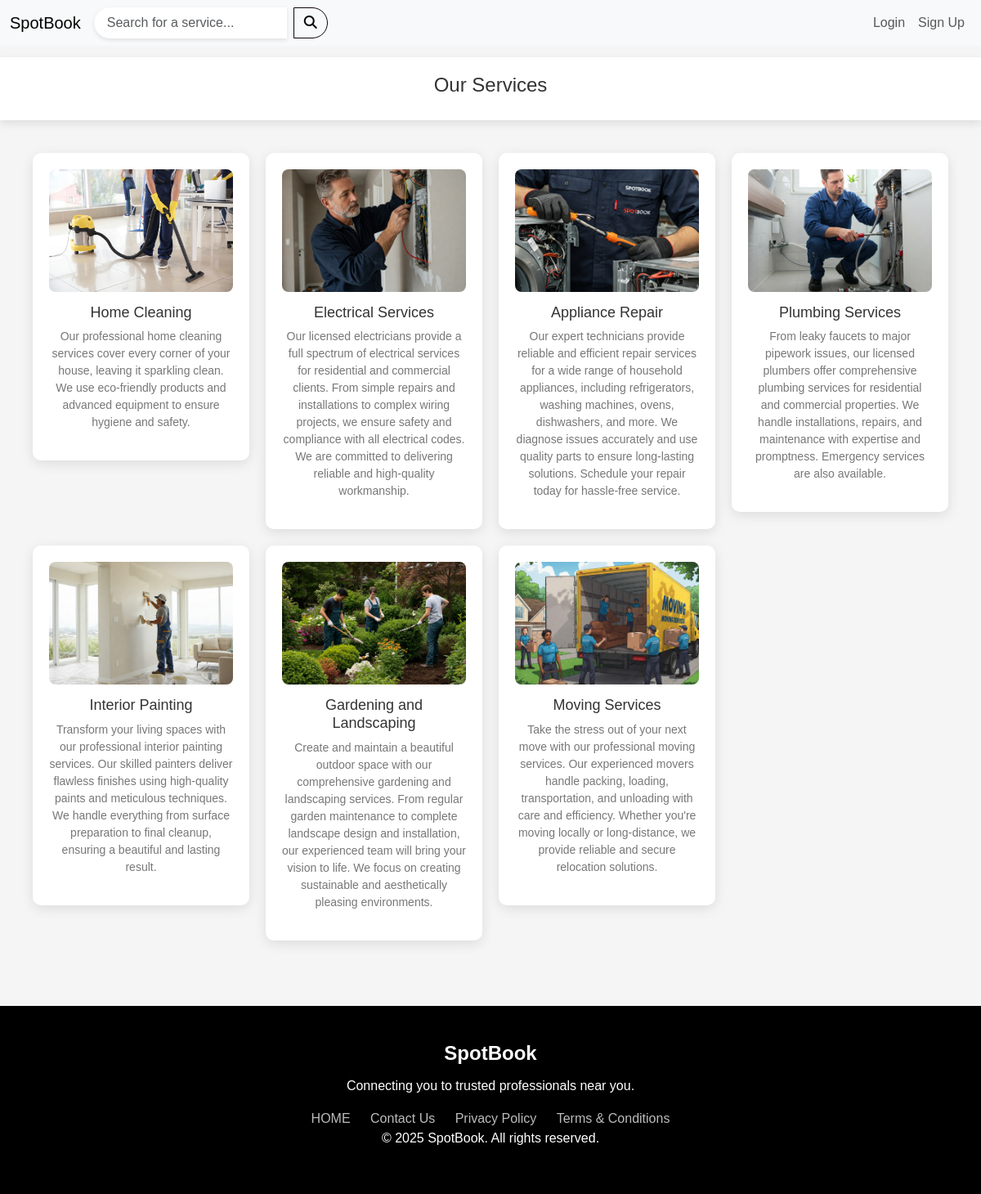
/services, run on the app's committed database.
### core/models.py (models this page shows, shortened)
class Category(models.Model):
    name = models.CharField(max_length=100)  # e.g., Plumbing, Electrician
    category_image = models.ImageField(upload_to='category_images/', blank=True)
    description = models.TextField(blank=True)
    price_range = models.CharField(max_length=100, blank=True)
    included_services = models.TextField(blank=True)

### core/views.py (the view)
# urls.py: path('services', services, name='services'),  # Added services URL pattern
def services(request):
    query = request.GET.get('q', '')
    if query:
        categories = Category.objects.filter(name__icontains=query)
        subcategories = SubCategory.objects.filter(name__icontains=query)
    else:
        categories = Category.objects.all()
        subcategories = SubCategory.objects.all()  # Fetch all subcategories
    return render(request, 'services.html', {'categories': categories, 'subcategories': subcategories, 'query': query})  # Pass subcategories to the template

### templates/services.html (shortened to what this page needs)
{% extends 'base.html' %}
{% load static %}
{% block content %}
<link rel="stylesheet" href="{% static 'services.css' %}">
<body>
  <header>
    <h1 style="display: flex; justify-content: center; align-items: center; text-align: center;">Our Services</h1>
  </header>
  <section class="services-grid" id="servicesGrid">
    {% for category in categories %}
      <a href="{% url 'book_service_detail' 'category' category.id %}" class="service-link">
        <div class="service-card">
          <img src="{{ category.category_image.url }}" alt="{{ category.name }}">
          <h3>{{ category.name }}</h3>
          <p>{{ category.description }}</p>
        </div>
      </a>
    {% endfor %}
  </section>
</body>
</html>
{% endblock %}

### templates/base.html (shortened to what this page needs)
{% load static %}
<!DOCTYPE html>
<html lang="en">
<head>
    <link rel="stylesheet" href="https://cdnjs.cloudflare.com/ajax/libs/font-awesome/6.5.0/css/all.min.css" />
    <link href="https://cdn.jsdelivr.net/npm/bootstrap@5.3.0/dist/css/bootstrap.min.css" rel="stylesheet">
</head>
<body>
    <nav class="navbar navbar-expand-lg navbar-light bg-light fixed-top">
        <div class="container-fluid">
            <a class="navbar-brand" href="{% url 'home' %}">SpotBook</a>
            <div class="search">
                <form class="d-flex search-bar" method="get" action="{% url 'services' %}">
                    <input type="text" id="serviceSearch" name="q" placeholder="Search for a service..." class="form-control me-2" aria-label="Search" />
                    <button type="submit" class="btn btn-outline-success search-btn">
                    <i class="fa fa-search"></i>
                    </button>
                </form>
            </div>
            <div class="collapse navbar-collapse" id="navbarNav">
                <ul class="navbar-nav ms-auto">
                    {% if user.is_authenticated %}
                        <li class="nav-item">
                            <a class="nav-link" href="{% url 'home' %}">Home</a>
                        </li>
                        <li class="nav-item">
                            <a class="nav-link" href="{% url 'user_dashboard' %}">User Dashboard</a>
                        </li>
                        {% if user.workerprofile %}
                            <li class="nav-item">
                                <a class="nav-link" href="{% url 'worker_dashboard' %}">Worker Dashboard</a>
                            </li>
                        {% endif %}
                        <li class="nav-item">
                            <a class="nav-link" href="{% url 'logout' %}">Logout</a>
                        </li>
                    {% else %}
                        <li class="nav-item">
                            <a class="nav-link" href="{% url 'login' %}">Login</a>
                        </li>
                        <li class="nav-item">
                            <a class="nav-link" href="{% url 'user_signup' %}">Sign Up</a>
                        </li>
                    {% endif %}
                </ul>
            </div>
        </div>
    </nav>
    <div style="padding-top: 70px;">
        {% block content %}
        {% endblock %}
        <footer class="footer-section">
            <div class="footer-title">SpotBook</div>
            <p>Connecting you to trusted professionals near you.</p>
            <div class="footer-links">
              <a href="{% url 'home' %}">HOME</a>
              <a href="{% url 'contact' %}">Contact Us</a>
              <a href="{% url 'privacy' %}">Privacy Policy</a>
              <a href="{% url 'terms' %}">Terms & Conditions</a>
            </div>
            <p>&copy; 2025 SpotBook. All rights reserved.</p>
        </footer>
    </body>
</html>

### static/services.css (style rules this page uses)
body { font-family: 'Poppins', sans-serif; background-color: #f5f5f5; margin: 0; padding: 0; }
header { background-color: #ffffff; padding: 20px; display: flex; align-items: center; justify-content: center; box-shadow: 0 4px 10px rgba(0, 0, 0, 0.1); }
header h1 { font-size: 24px; color: #333; }
.services-grid { display: grid; grid-template-columns: repeat(auto-fit, minmax(250px, 1fr)); gap: 20px; padding: 40px; }
.service-card { background-color: white; border-radius: 10px; box-shadow: 0 4px 15px rgba(0, 0, 0, 0.1); padding: 20px; transition: transform 0.2s ease; text-align: center; }
.service-card img { width: 100%; height: 150px; border-radius: 8px; object-fit: cover; }
.service-card h3 { margin-top: 15px; font-size: 18px; color: #333; }
.service-card p { font-size: 14px; color: #777; }
.service-link { text-decoration: none; color: inherit; display: block; transition: transform 0.2s ease; }
.footer-section { padding: 40px 20px; background-color: #000; color: white; text-align: center; margin-top: 40px; }
.footer-title { font-weight: bold; font-size: 24px; margin-bottom: 10px; }
.footer-links a { color: #bbb; text-decoration: none; margin: 0 10px; transition: color 0.3s ease; }

### templates/base.html (style rules this page uses)
.search-bar input.form-control { border-radius: 20px 0 0 20px; border: 1.5px solid rgb(255, 255, 255); padding-left: 15px; font-size: 1rem; box-shadow: 0 2px 5px rgba(0,0,0,0.1); transition: border-color 0.3s ease, box-shadow 0.3s ease; margin-right: 0; }
.search-bar button.search-btn { border-radius: 0 20px 20px 0; border: 1.5px solid rgb(15, 6, 6); color:rgb(5, 4, 4); transition: background-color 0.3s ease, color 0.3s ease; margin-left: 0; }

### data on the page
Category: category_image (picture), name "Home Cleaning", description "Our professional home cleaning services cover every corner of your house, leaving it sparkling clean. We use eco-friendly products and advanced equipment to ensure hygiene and safety."
Category: category_image (picture), name "Electrical Services", description "Our licensed electricians provide a full spectrum of electrical services for residential and commercial clients. From simple repairs and installations to complex wiring projects, we ensure safety and compliance with all electrical codes. We are committed to delivering reliable and high-quality workmanship."
Category: category_image (picture), name "Appliance Repair", description "Our expert technicians provide reliable and efficient repair services for a wide range of household appliances, including refrigerators, washing machines, ovens, dishwashers, and more. We diagnose issues accurately and use quality parts to ensure long-lasting solutions. Schedule your repair today for hassle-free service."
Category: category_image (picture), name "Plumbing Services", description "From leaky faucets to major pipework issues, our licensed plumbers offer comprehensive plumbing services for residential and commercial properties. We handle installations, repairs, and maintenance with expertise and promptness. Emergency services are also available."
Category: category_image (picture), name "Interior Painting", description "Transform your living spaces with our professional interior painting services. Our skilled painters deliver flawless finishes using high-quality paints and meticulous techniques. We handle everything from surface preparation to final cleanup, ensuring a beautiful and lasting result."
Category: category_image (picture), name "Gardening and Landscaping", description "Create and maintain a beautiful outdoor space with our comprehensive gardening and landscaping services. From regular garden maintenance to complete landscape design and installation, our experienced team will bring your vision to life. We focus on creating sustainable and aesthetically pleasing environments."
Category: category_image (picture), name "Moving Services", description "Take the stress out of your next move with our professional moving services. Our experienced movers handle packing, loading, transportation, and unloading with care and efficiency. Whether you're moving locally or long-distance, we provide reliable and secure relocation solutions."
